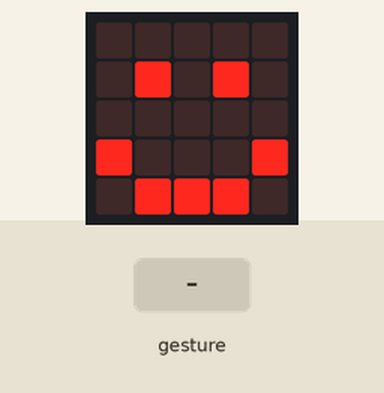
Simulated run of this program. Board: BBC micro:bit (MakeCode). Shown: the board's 5×5 LED display. The inputs (shaded band) are chosen by the test bench. A tilt is held for 1.5 s and a shake lasts 1 s, then the board lies face up again.

Above: at 1.8 s.
1.9 s: gesture 'tilt left'
At 2.3 s:
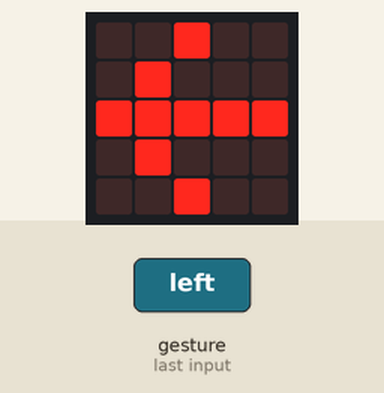
3.5 s: gesture 'logo up'
At 4.7 s:
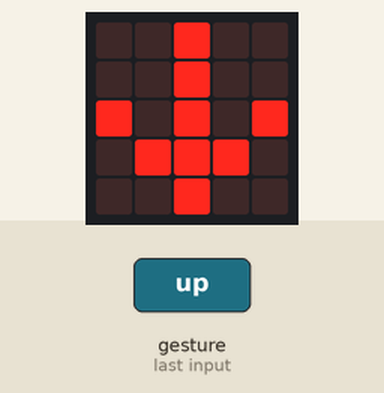
5.0 s: gesture 'logo down'
At 5.9 s:
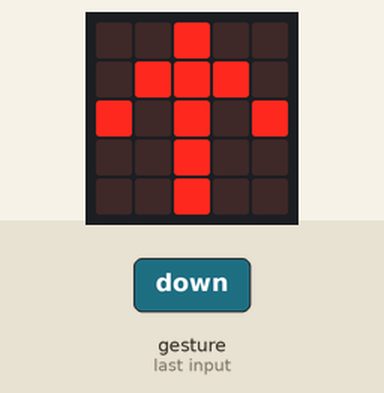
6.6 s: gesture 'tilt right'
At 7.0 s:
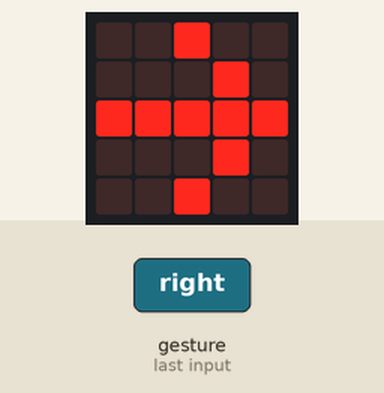
Timing chart, 0 to 9.1 s (numbered marks = the images above; inputs shaded):
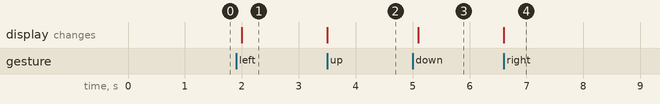

Measured:
- after the input at 1.9 s, the display: changes after 0.10 s (image 1)
- after the input at 3.5 s, the display: changes at once (image 2)
- after the input at 5.0 s, the display: changes after 0.10 s (image 3)
- after the input at 6.6 s, the display: changes at once (image 4)

The program:

main.ts
```typescript
input.onGesture(Gesture.TiltLeft, function () {
    basic.showLeds(`
        . . # . .
        . # . . .
        # # # # #
        . # . . .
        . . # . .
        `)
})
input.onGesture(Gesture.LogoUp, function () {
    basic.showLeds(`
        . . # . .
        . . # . .
        # . # . #
        . # # # .
        . . # . .
        `)
})
input.onGesture(Gesture.LogoDown, function () {
    basic.showLeds(`
        . . # . .
        . # # # .
        # . # . #
        . . # . .
        . . # . .
        `)
})
input.onGesture(Gesture.TiltRight, function () {
    basic.showLeds(`
        . . # . .
        . . . # .
        # # # # #
        . . . # .
        . . # . .
        `)
})
basic.showIcon(IconNames.Happy)
```

test.ts
```typescript
// testes vão aqui; isto não será compilado quando este pacote for usado como uma extensão.
```
